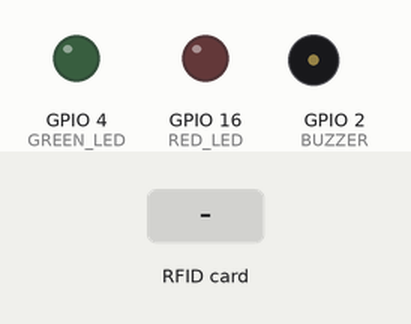
Recording of a sketch running on a simulated ESP32. Parts: output pins drawn as LEDs (lit = HIGH), buzzer (waves = sounding, pin HIGH). The test bench sets the inputs (shaded band). WiFi joins after 1.5 s; servers stay silent unless stated; uploads are accepted with an empty reply; what the sketch prints to the serial monitor is not drawn.

Above: at 3.4 s.
3.5 s: RFID card 5E 7A 19 C4 held to the reader
At 3.81 s:
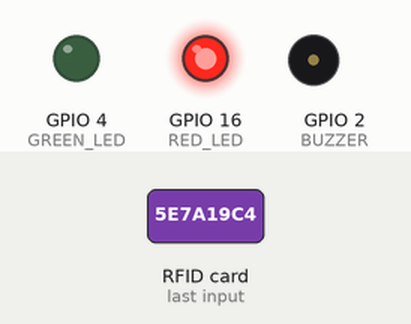
At 4.4 s:
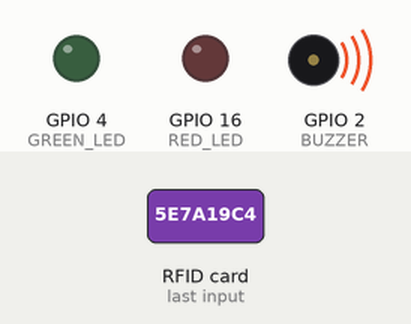
Timing chart, 0 to 6.5 s (numbered marks = the images above; inputs shaded):
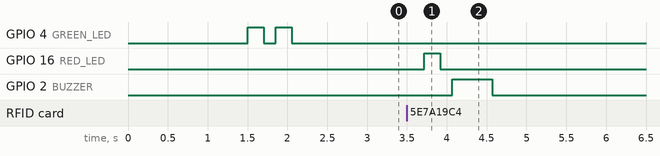

The sketch:

rfid_reader.ino
```cpp
/*
 * SmartAttend — ESP32 RFID Reader with Wi-Fi
 * Stage 4: Scans card → sends UID to Flask API over Wi-Fi →
 *          gets result back → flashes LED + beeps buzzer.
 *
 * ── BEFORE UPLOADING ────────────────────────────────────────────────────────
 * 1. Set your Wi-Fi SSID and password below.
 * 2. Run  python api/flask_api.py  on your PC — it will print your PC's IP.
 * 3. Set SERVER_IP to that IP address (e.g. "192.168.1.10").
 * 4. Upload this sketch.
 *
 * ── WIRING (same as Stage 3) ────────────────────────────────────────────────
 *   RC522 SDA  → GPIO 5     RC522 MISO → GPIO 19
 *   RC522 SCK  → GPIO 18    RC522 RST  → GPIO 22
 *   RC522 MOSI → GPIO 23    RC522 3.3V → 3.3V   RC522 GND → GND
 *   Green LED  → GPIO 4 (220Ω to GND)
 *   Red LED    → GPIO 16 (220Ω to GND)
 *   Buzzer     → GPIO 2 (active buzzer, − to GND)
 * ────────────────────────────────────────────────────────────────────────────
 */

#include <SPI.h>
#include <MFRC522.h>
#include <WiFi.h>
#include <HTTPClient.h>
#include <ArduinoJson.h>

// ── ⚙️  CONFIGURE THESE THREE LINES ─────────────────────────────────────────
const char* WIFI_SSID  = "YOUR_WIFI_NAME";       // Your Wi-Fi name
const char* WIFI_PASS  = "YOUR_WIFI_PASSWORD";   // Your Wi-Fi password
const char* SERVER_IP  = "192.168.1.10";         // PC IP shown by flask_api.py
// ─────────────────────────────────────────────────────────────────────────────

String API_URL = String("http://") + SERVER_IP + ":5000/api/scan";

// Pin definitions
#define SS_PIN    5
#define RST_PIN   22
#define GREEN_LED 4
#define RED_LED   16
#define BUZZER    2

MFRC522 rfid(SS_PIN, RST_PIN);

// ── Setup ────────────────────────────────────────────────────────────────────
void setup() {
  Serial.begin(115200);

  pinMode(GREEN_LED, OUTPUT);
  pinMode(RED_LED,   OUTPUT);
  pinMode(BUZZER,    OUTPUT);

  // Connect to Wi-Fi
  Serial.print("Connecting to Wi-Fi");
  WiFi.begin(WIFI_SSID, WIFI_PASS);
  int tries = 0;
  while (WiFi.status() != WL_CONNECTED && tries < 20) {
    delay(500);
    Serial.print(".");
    tries++;
  }

  if (WiFi.status() == WL_CONNECTED) {
    Serial.println("\nWi-Fi connected!");
    Serial.print("ESP32 IP: ");
    Serial.println(WiFi.localIP());
    // Two green flashes = ready
    flashLED(GREEN_LED, 2);
  } else {
    Serial.println("\nWi-Fi FAILED — check SSID/password");
    // Three red flashes = error
    flashLED(RED_LED, 3);
  }

  SPI.begin();
  rfid.PCD_Init();

  Serial.println("================================");
  Serial.println("  SmartAttend — Stage 4 Ready  ");
  Serial.println("  Scan an RFID card...         ");
  Serial.println("================================");
}

// ── Main loop ────────────────────────────────────────────────────────────────
void loop() {
  if (!rfid.PICC_IsNewCardPresent() || !rfid.PICC_ReadCardSerial()) return;

  String uid = getUID();
  Serial.print("Card UID: "); Serial.println(uid);

  if (WiFi.status() == WL_CONNECTED) {
    sendToServer(uid);
  } else {
    Serial.println("No Wi-Fi — cannot send scan");
    flashLED(RED_LED, 2);
  }

  rfid.PICC_HaltA();
  rfid.PCD_StopCrypto1();
  delay(2000); // prevent duplicate reads
}

// ── Send UID to Flask API ────────────────────────────────────────────────────
void sendToServer(String uid) {
  HTTPClient http;
  http.begin(API_URL);
  http.addHeader("Content-Type", "application/json");

  // Build JSON: {"uid": "04:A3:F1:7C:05"}
  String body = "{\"uid\":\"" + uid + "\"}";
  int code = http.POST(body);

  if (code == 200) {
    String response = http.getString();
    Serial.println("Server response: " + response);

    // Parse JSON response
    StaticJsonDocument<256> doc;
    deserializeJson(doc, response);
    String status = doc["status"];

    if (status == "ok") {
      String name = doc["student"];
      Serial.println("Marked Present: " + name);
      // Green flash + 2 short beeps = known student
      flashLED(GREEN_LED, 2);
      beep(80); delay(100); beep(80);
    } else {
      Serial.println("Unknown card!");
      // Red flash + long beep = unknown card
      flashLED(RED_LED, 1);
      beep(500);
    }
  } else {
    Serial.print("HTTP error: "); Serial.println(code);
    flashLED(RED_LED, 3);
  }

  http.end();
}

// ── Helpers ──────────────────────────────────────────────────────────────────

String getUID() {
  String uid = "";
  for (byte i = 0; i < rfid.uid.size; i++) {
    if (i > 0) uid += ":";
    if (rfid.uid.uidByte[i] < 0x10) uid += "0";
    uid += String(rfid.uid.uidByte[i], HEX);
  }
  uid.toUpperCase();
  return uid;
}

void flashLED(int pin, int times) {
  for (int i = 0; i < times; i++) {
    digitalWrite(pin, HIGH); delay(200);
    digitalWrite(pin, LOW);  delay(150);
  }
}

void beep(int ms) {
  digitalWrite(BUZZER, HIGH); delay(ms);
  digitalWrite(BUZZER, LOW);
}
```

Measured:
- after the input at 3.5 s, GPIO 16 (RED_LED): LOW → HIGH after 0.22 s, → LOW 0.20 s later; GPIO 2 (BUZZER): LOW → HIGH after 0.57 s, → LOW 0.50 s later
